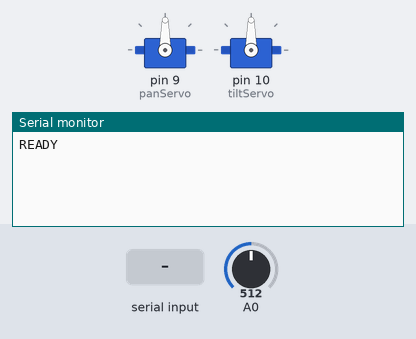
Bench run of a sketch on a simulated Arduino Uno, built with avr-gcc and run on an emulated ATmega328P. Parts: 2 × servo, the last lines printed to the serial monitor. The test bench sets the inputs (shaded band); at power-on: A0 = 512.

Above: at 1.7 s.
1.8 s: "R90\n" received over Serial
At 2.8 s:
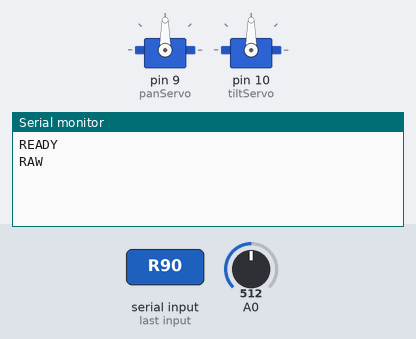
At 4.5 s:
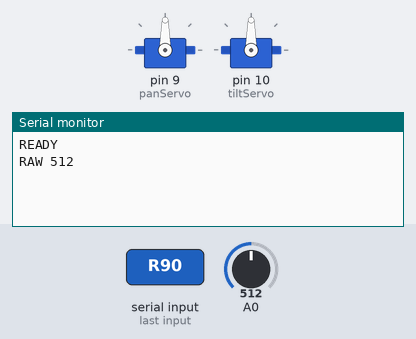

Measured:
- after the input at 1.8 s, the serial monitor: prints a new line at once (image 1)

The sketch:

pan_tilt_scanner.ino
```cpp
/*
  Pan/tilt IR scanner.
  Pan servo -> pin 9, tilt servo -> pin 10, IR sensor -> A0.

  Commands (115200 baud, one per line):
    P                    -> READY
    G pan tilt           move servos          -> OK pan tilt
    R n                  median of n readings -> RAW value
    S p0 p1 ps t0 t1 ts  scan, one "pan,tilt,raw" line per point (send X to stop)
*/

#include <Servo.h>

const int PAN_HOME = 90;     // points straight ahead
const int TILT_HOME = 90;    // points level
const int SETTLE_MS = 60;    // wait after a 1-degree step
const int BIG_MOVE_MS = 500; // wait after a big jump (e.g. start of a row)
const int SAMPLES = 5;       // readings per scan point

Servo panServo, tiltServo;
int curPan = PAN_HOME, curTilt = TILT_HOME;

// Move both servos, then wait for them to stop moving.
void moveTo(int pan, int tilt) {
  pan = constrain(pan, 0, 180);
  tilt = constrain(tilt, 30, 150);  // keep the sensor from hitting the mount
  bool bigMove = abs(pan - curPan) > 3 || abs(tilt - curTilt) > 3;
  panServo.write(pan);
  tiltServo.write(tilt);
  curPan = pan;
  curTilt = tilt;
  delay(bigMove ? BIG_MOVE_MS : SETTLE_MS);
}

// Take n readings and return the middle one (ignores random spikes).
int readSensor(int n) {
  int r[31];
  n = constrain(n, 1, 31);
  for (int i = 0; i < n; i++) {
    r[i] = analogRead(A0);
    delay(40);  // the sensor only updates every ~38 ms
  }
  // sort the readings, smallest first
  for (int i = 0; i < n; i++)
    for (int j = i + 1; j < n; j++)
      if (r[j] < r[i]) { int t = r[i]; r[i] = r[j]; r[j] = t; }
  return r[n / 2];
}

// Scan row by row. Every row goes left to right so all rows line up.
void scan(int p0, int p1, int ps, int t0, int t1, int ts) {
  Serial.println("# BEGIN");
  Serial.println("pan,tilt,raw");
  for (int t = t0; t <= t1; t += ts) {
    for (int p = p0; p <= p1; p += ps) {
      if (Serial.read() == 'X') {
        Serial.println("# ABORTED");
        moveTo(PAN_HOME, TILT_HOME);
        return;
      }
      moveTo(p, t);
      Serial.print(p); Serial.print(',');
      Serial.print(t); Serial.print(',');
      Serial.println(readSensor(SAMPLES));
    }
  }
  Serial.println("# END");
  moveTo(PAN_HOME, TILT_HOME);
}

void setup() {
  Serial.begin(115200);
  panServo.attach(9);
  tiltServo.attach(10);
  moveTo(PAN_HOME, TILT_HOME);
  delay(BIG_MOVE_MS);
  Serial.println("READY");
}

void loop() {
  if (!Serial.available()) return;
  String line = Serial.readStringUntil('\n');
  char cmd = line.charAt(0);
  const char *args = line.c_str() + 1;
  int a, b, c, d, e, f;

  if (cmd == 'P') {
    Serial.println("READY");
  } else if (cmd == 'G' && sscanf(args, "%d %d", &a, &b) == 2) {
    moveTo(a, b);
    Serial.print("OK "); Serial.print(curPan); Serial.print(' '); Serial.println(curTilt);
  } else if (cmd == 'R' && sscanf(args, "%d", &a) == 1) {
    Serial.print("RAW "); Serial.println(readSensor(a));
  } else if (cmd == 'S' && sscanf(args, "%d %d %d %d %d %d", &a, &b, &c, &d, &e, &f) == 6) {
    scan(a, b, c, d, e, f);
  }
}
```
